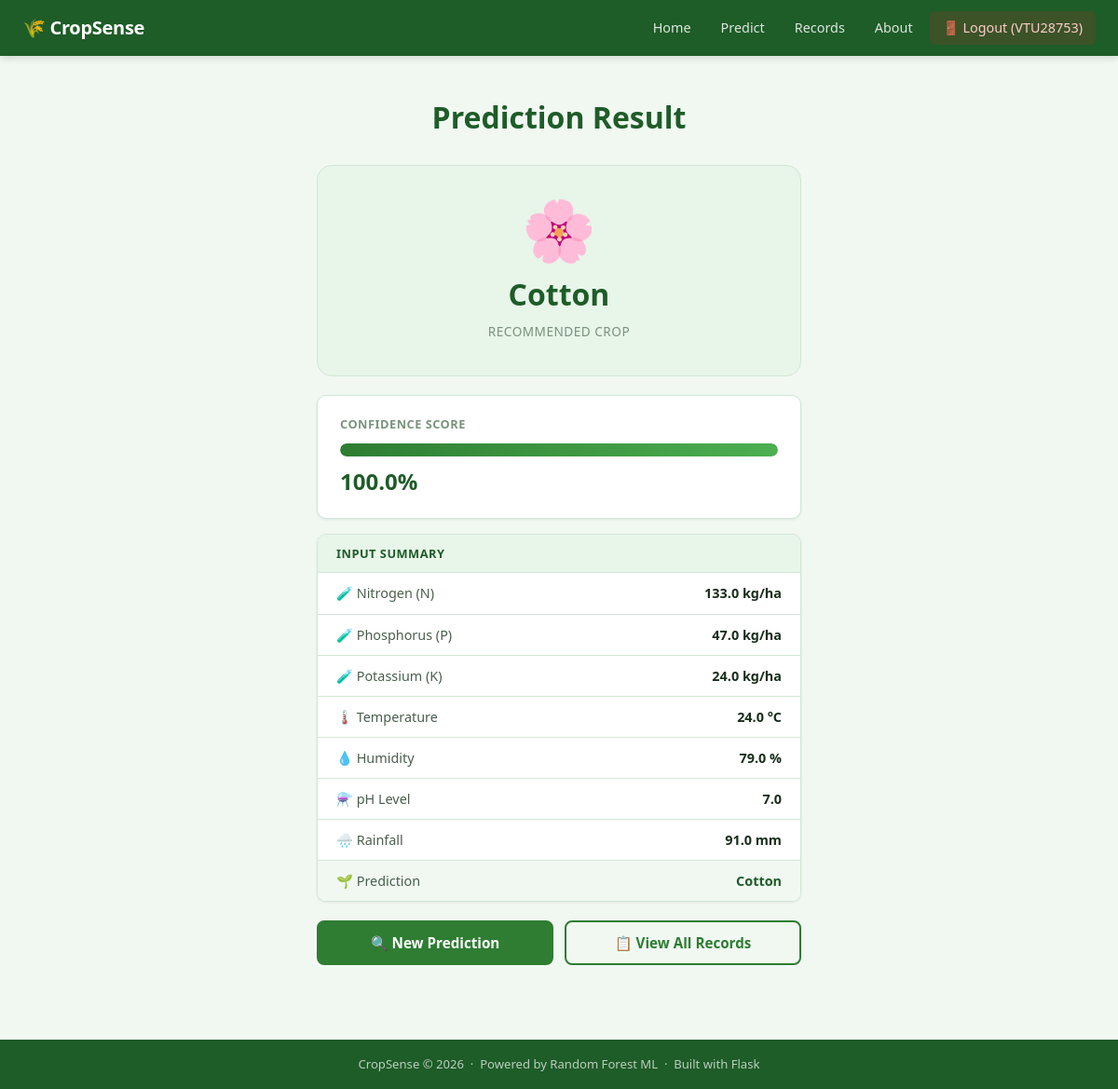
Page /result/1 (signed in) on the committed database.
### tables this page shows
CREATE TABLE predictions (
        id INTEGER PRIMARY KEY AUTOINCREMENT,
        nitrogen REAL,
        phosphorus REAL,
        potassium REAL,
        temperature REAL,
        humidity REAL,
        ph REAL,
        rainfall REAL,
        crop_name TEXT,
        confidence REAL,
        created_at DATETIME DEFAULT CURRENT_TIMESTAMP
    );

### Day 13&14/app.py (the view)
@app.route('/result/<int:id>')
def result(id):
    if 'user' not in session:
        return redirect(url_for('login'))
    conn = get_db()
    record = conn.execute("SELECT * FROM predictions WHERE id=?", (id,)).fetchone()
    conn.close()
    if not record:
        return redirect(url_for('predict'))
    emoji = CROP_EMOJIS.get(record['crop_name'], '🌱')
    return render_template('result.html', record=record, emoji=emoji)

### Day 13&14/app.py (called while the page is built)
def get_db():
    conn = sqlite3.connect(DB_PATH)
    conn.row_factory = sqlite3.Row
    return conn

### Day 13&14/templates/result.html (shortened to what this page needs)
{% extends "base.html" %}
{% block content %}
<div class="page-header">
    <h1>Prediction Result</h1>
</div>
<div class="result-wrapper">
    <div class="result-hero">
        <div id="fallback-emoji" class="result-emoji" style="display:none;">{{ emoji }}</div>
        <div class="result-crop">{{ record['crop_name'].title() }}</div>
        <div class="result-label">Recommended Crop</div>
    </div>
    <div class="confidence-section">
        <div class="conf-label">Confidence Score</div>
        <div class="conf-bar-wrap">
            <div class="conf-bar" style="--conf: {{ record['confidence'] }}%"></div>
        </div>
        <div class="conf-value">{{ record['confidence'] }}%</div>
    </div>
    <div class="summary-grid">
        <div class="summary-title">Input Summary</div>
        <div class="summary-row">
            <span class="srow-label">🧪 Nitrogen (N)</span>
            <span class="srow-value">{{ record['nitrogen'] }} kg/ha</span>
        </div>
        <div class="summary-row">
            <span class="srow-label">🧪 Phosphorus (P)</span>
            <span class="srow-value">{{ record['phosphorus'] }} kg/ha</span>
        </div>
        <div class="summary-row">
            <span class="srow-label">🧪 Potassium (K)</span>
            <span class="srow-value">{{ record['potassium'] }} kg/ha</span>
        </div>
        <div class="summary-row">
            <span class="srow-label">🌡️ Temperature</span>
            <span class="srow-value">{{ record['temperature'] }} °C</span>
        </div>
        <div class="summary-row">
            <span class="srow-label">💧 Humidity</span>
            <span class="srow-value">{{ record['humidity'] }} %</span>
        </div>
        <div class="summary-row">
            <span class="srow-label">⚗️ pH Level</span>
            <span class="srow-value">{{ record['ph'] }}</span>
        </div>
        <div class="summary-row">
            <span class="srow-label">🌧️ Rainfall</span>
            <span class="srow-value">{{ record['rainfall'] }} mm</span>
        </div>
        <div class="summary-row summary-row-result">
            <span class="srow-label">🌱 Prediction</span>
            <span class="srow-value highlight">{{ record['crop_name'].title() }}</span>
        </div>
    </div>
    <div class="result-actions">
        <a href="{{ url_for('predict') }}" class="btn btn-primary">🔍 New Prediction</a>
        <a href="{{ url_for('records') }}" class="btn btn-outline">📋 View All Records</a>
    </div>
</div>
{% endblock %}

### Day 13&14/static/css/style.css (style rules this page uses)
*, *::before, *::after { margin: 0; padding: 0; box-sizing: border-box; }
:root { --green-dark: #1e5c28; --green-mid: #2e7d32; --green-light: #4caf50; --green-pale: #e8f5e9; --green-tint: #f1f8f2; --amber: #f59e0b; --amber-pale: #fef3c7; --red: #dc2626; --red-pale: #fee2e2; --text: #1a2e1c; --text-mid: #4a5e4c; --text-light: #7a927c; --border: #d1e7d4; --white: #ffffff; --shadow-sm: 0 1px 3px rgba(0,0,0,0.08); --shadow-md: 0 4px 12px rgba(0,0,0,0.10); --radius: 10px; --radius-lg: 16px; }
html { scroll-behavior: smooth; }
body { font-family: 'Segoe UI', system-ui, -apple-system, sans-serif; background: var(--green-tint); color: var(--text); min-height: 100vh; display: flex; flex-direction: column; line-height: 1.6; }
.page-header { text-align: center; padding: 40px 20px 20px; }
.page-header h1 { font-size: 2rem; color: var(--green-dark); margin-bottom: 6px; }
.btn { display: inline-flex; align-items: center; justify-content: center; gap: 6px; padding: 10px 22px; border-radius: 8px; font-size: 0.95rem; font-weight: 600; text-decoration: none; cursor: pointer; border: 2px solid transparent; transition: all 0.2s; white-space: nowrap; }
.btn-primary { background: var(--green-mid); color: #fff; border-color: var(--green-mid); }
.btn-outline { background: transparent; color: var(--green-mid); border-color: var(--green-mid); }
.result-wrapper { max-width: 560px; margin: 0 auto 40px; padding: 0 20px; }
.result-hero { background: var(--green-pale); border: 1px solid var(--border); border-radius: var(--radius-lg); padding: 36px 24px; text-align: center; margin-bottom: 20px; }
.result-emoji { font-size: 4rem; line-height: 1; margin-bottom: 12px; }
.result-crop { font-size: 2rem; font-weight: 800; color: var(--green-dark); }
.result-label { font-size: 0.85rem; color: var(--text-light); margin-top: 4px; text-transform: uppercase; letter-spacing: 0.5px; }
.confidence-section { background: var(--white); border: 1px solid var(--border); border-radius: var(--radius); padding: 20px 24px; margin-bottom: 16px; box-shadow: var(--shadow-sm); }
.conf-label { font-size: 0.8rem; font-weight: 700; text-transform: uppercase; letter-spacing: 0.5px; color: var(--text-light); margin-bottom: 10px; }
.conf-bar-wrap { height: 14px; background: #e5e7eb; border-radius: 99px; overflow: hidden; margin-bottom: 8px; }
.conf-bar { height: 100%; width: 0%; background: linear-gradient(90deg, var(--green-mid), var(--green-light)); border-radius: 99px; transition: width 0.9s cubic-bezier(0.4,0,0.2,1); }
.conf-value { font-size: 1.5rem; font-weight: 800; color: var(--green-dark); }
.summary-grid { background: var(--white); border: 1px solid var(--border); border-radius: var(--radius); overflow: hidden; margin-bottom: 20px; box-shadow: var(--shadow-sm); }
.summary-title { background: var(--green-pale); padding: 10px 20px; font-size: 0.8rem; font-weight: 700; text-transform: uppercase; letter-spacing: 0.5px; color: var(--green-dark); }
.summary-row { display: flex; justify-content: space-between; align-items: center; padding: 10px 20px; border-top: 1px solid var(--border); font-size: 0.9rem; }
.srow-label { color: var(--text-mid); }
.srow-value { font-weight: 600; color: var(--text); }
.highlight { color: var(--green-dark); }
.summary-row-result { background: var(--green-tint); }
.result-actions { display: flex; gap: 12px; flex-wrap: wrap; }
.result-actions .btn { flex: 1; }

### rows in the picture
predictions: crop_name "Cotton", confidence "100.0", nitrogen "133.0", phosphorus "47.0", potassium "24.0", temperature "24.0", humidity "79.0", ph "7.0", rainfall "91.0"

### other values in the picture
{{ session['user'] }} "VTU28753"
{{ emoji }} "🌸"
